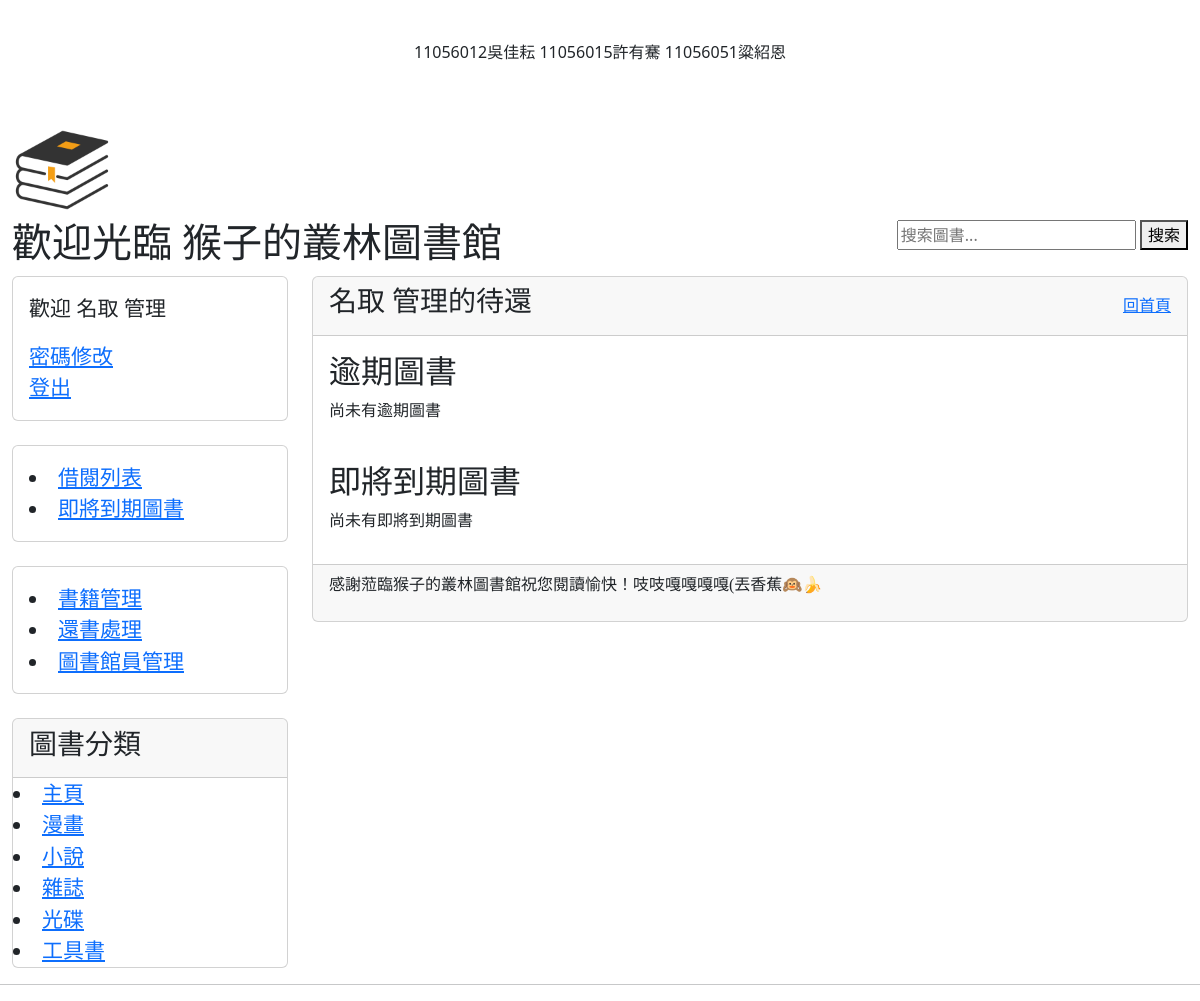
The app's page /needReturn/ (signed in) with its own data.
### user_borrowAndReturn/models.py (models this page shows, shortened)
class Category(models.Model):
    name=models.CharField(max_length=100)

### user_borrowAndReturn/views.py (the view)
# urls.py: path('needReturn/',views.getNeedReturnBook,name='needReturn'),
@login_required
def getNeedReturnBook(request):
    day_now=timezone.now()
    three_days_later = day_now + timezone.timedelta(days=3)
    timeoutReturn=BorrowingRecord.objects.filter(user=request.user,
                                                 is_returned=False,
                                                 due_date__lt=day_now).order_by('due_date')
    needReturnList=BorrowingRecord.objects.filter(user=request.user,
                                                  is_returned=False,
                                                  due_date__lte=three_days_later).order_by('due_date')  #__gte大於等於 __lte小於等於
    identityName=identity(request.user)
    return render(request,'needReturnList.html',locals())

### user_borrowAndReturn/templatetags/getAllCategoryForMenu.py (called while the page is built)
@register.simple_tag
def get_menu_categories():
    return Category.objects.all()

### user_borrowAndReturn/views.py (called while the page is built)
def identity(user):
    if user.is_superuser:
        return "管理"
    elif user.is_staff:
        return "圖書員"
    else:
        return "讀者"

### user_borrowAndReturn/templates/needReturnList.html (shortened to what this page needs)
{% extends "base.html" %}
{% block headmessage %}
<div style="display: flex;justify-content: space-between; align-items: center;">
    <h3 style='font-family:微軟正黑體;'>{{ request.user.first_name }} {{ identityName }}的待還</h3>
    <a style='font-family:微軟正黑體;' href="/">回首頁</a>
</div>
{%endblock headmessage%}
{% block content%}
<div>
    <h2>逾期圖書</h2>
    {% if timeoutReturn %}
        <table>
            <tr>
                <td>書名</td>
                <td>借閱日期</td>
                <td>應還日期</td>
            </tr>
            {% for l in timeoutReturn %}
                <tr>
                    <td>{{ l.book.title }}</td>
                    <td>{{ l.borrowing_date }}</td>
                    <td style="color: red;">{{ l.due_date }}</td>
                </tr>
            {% endfor %}
        </table>
    {% else %}
        <p>尚未有逾期圖書</p>
    {% endif %}
</div>
<br>
<div>
    <h2>即將到期圖書</h2>
    {% if needReturnList %}
        <table>
            <tr>
                <td>書名</td>
                <td>借閱日期</td>
                <td>應還日期</td>
            </tr>
            {% for l in borrowList %}
                <tr>
                    <td>{{ l.book.title }}</td>
                    <td>{{ l.borrowing_date }}</td>
                    {% now "Y-m-d" as current_datetime %}
                    {% if l.due_date > now %}
                        <td style="color: red;">{{ l.due_date }}</td>
                    {% endif %}
                </tr>
            {% endfor %}
        </table>
    {% else %}
        <p>尚未有即將到期圖書</p>
    {% endif %}
</div>
{% endblock content %}

### user_borrowAndReturn/templates/base.html (shortened to what this page needs)
{% load getAllCategoryForMenu %}
<!DOCTYPE html>
<html>
    <head>
    <link href="https://cdn.jsdelivr.net/npm/bootstrap@5.3.2/dist/css/bootstrap.min.css" rel="stylesheet">
    </head>
    <body>
        <div class="container-fluid">
            {% include 'header.html'%}
            <div class="row">
                <div class="col-sm-3 col-md-3">
                    <div class="card">
                        <div class="card-body">
                            <div class="list-group" style="font-size: 21px;">
                                    {% if request.user.is_active %}
                                        {% if request.user.is_superuser %}
                                            <p>歡迎 {{ request.user.first_name }} 管理</p>
                                        {% elif request.user.is_staff %}
                                            <p>歡迎 {{ request.user.first_name }} 圖書員</p>
                                        {% else %}
                                            <p>歡迎 {{ request.user.first_name }} 讀者</p>
                                        {% endif %}
                                        <a href="/modifyInformation/">密碼修改</a>
                                        <a href="/logout/">登出</a>
                                    {% else %}
                                        <p>當前尚未登入</p>
                                        <a href="/login/">登入</a>
                                        <a href="/register/">註冊</a>
                                    {% endif %}
                            </div>
                        </div>
                    </div>
                    <br>
                    {% if request.user.is_active %}
                    <div class="card">
                        <div class="card-body">
                            <div class="list-group" style="font-size: 21px;">
                                <li><a href="/borrowList/">借閱列表</a></li>
                                <li><a href="/needReturn/">即將到期圖書</a></li>
                            </div>
                        </div>
                    </div>
                    <br>
                    {% endif %}
                    {% if request.user.is_staff %}
                    <div class="card">
                        <div class="card-body">
                            <div class="list-group" style="font-size: 21px;">
                                <li><a href="/bookManagePage/">書籍管理</a></li>
                                <li><a href="/returnBookPage/">還書處理</a></li>
                                {% if request.user.is_superuser %}
                                <li><a href="/librarianManage/">圖書館員管理</a></li>
                                {% endif %}
                            </div>
                        </div>
                    </div>
                    <br>
                    {% endif %}
                    <div class="card">
                        <div class="card-header">
                            <h3>圖書分類<h3>
                        </div>
                        <div class="list-group" style="font-size: 21px;">
                            <li><a href="/">主頁</a></li>
                            {% get_menu_categories as categories %}
                            {% for category in categories %}
                                <li><a href="/category/{{ category.id }}/">{{ category.name }}</a></li>
                            {% endfor %}
                        </div>
                    </div>
                </div>
                <div class="col-sm-9 col-md-9">
                <div class="card">
                    <div class="card-header">
                    {% block headmessage %}
                    {% endblock %}
                </div>
                <div class="card-body">
                    {% block content %}
                    {% endblock %}
                </div>
                <div class="card-footer">
                    {% include 'footer.html' %}
                </div>
            </div>
                </div>
            </div>
        </div>
        <hr>
    </body>
</html>

### records on screen
Category: name "漫畫"
Category: name "小說"
Category: name "雜誌"
Category: name "光碟"
Category: name "工具書"

### other values on screen
{{ request.user.first_name }} "名取"
{{ identityName }} "管理"
